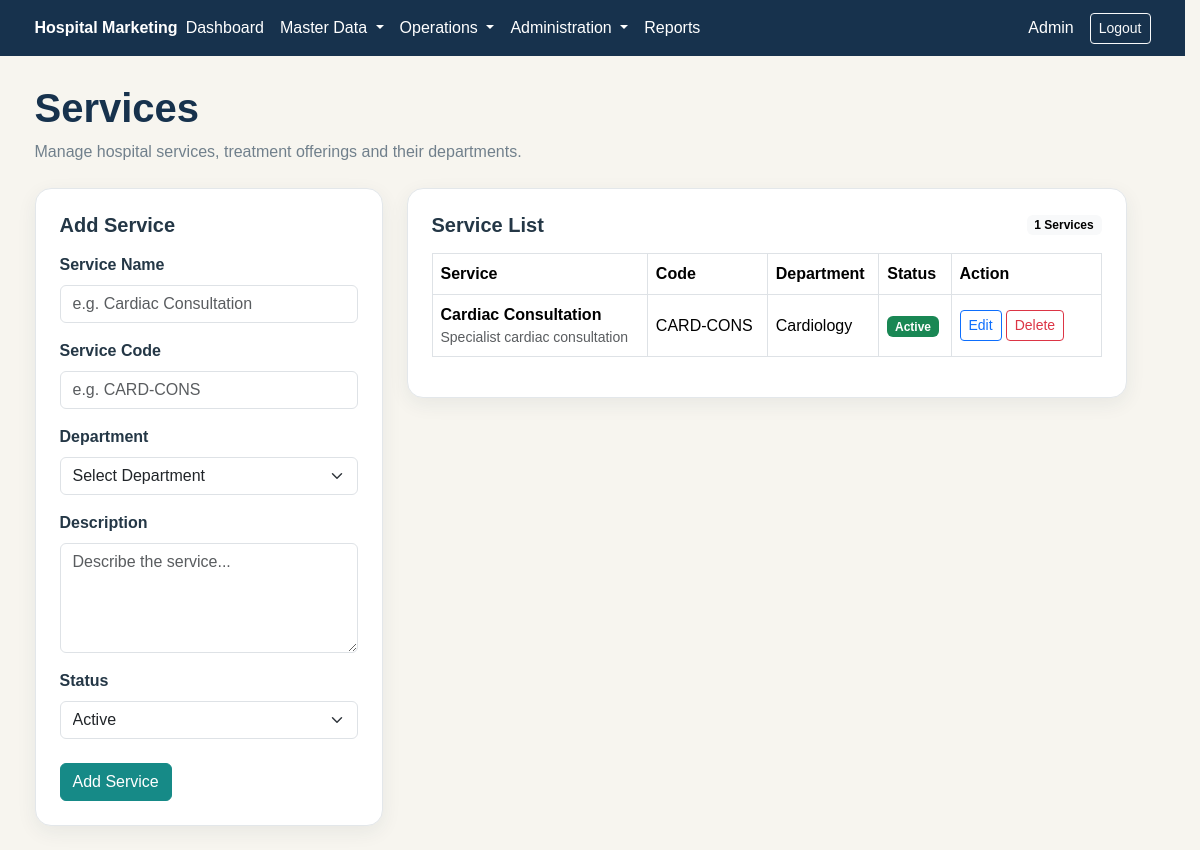
Page /admin/services/index.php (signed in) on the committed database.
### tables this page shows
CREATE TABLE `services` (
  `id` int(10) UNSIGNED NOT NULL,
  `service_name` varchar(200) NOT NULL,
  `service_code` varchar(50) DEFAULT NULL,
  `department_id` int(10) UNSIGNED DEFAULT NULL,
  `description` text DEFAULT NULL,
  `status` enum('ACTIVE','INACTIVE') NOT NULL DEFAULT 'ACTIVE',
  `created_at` timestamp NOT NULL DEFAULT current_timestamp(),
  `updated_at` timestamp NOT NULL DEFAULT current_timestamp() ON UPDATE current_timestamp()
);

CREATE TABLE `departments` (
  `id` int(10) UNSIGNED NOT NULL,
  `department_name` varchar(150) NOT NULL,
  `department_code` varchar(50) DEFAULT NULL,
  `description` text DEFAULT NULL,
  `status` enum('ACTIVE','INACTIVE') NOT NULL DEFAULT 'ACTIVE',
  `created_at` timestamp NOT NULL DEFAULT current_timestamp(),
  `updated_at` timestamp NOT NULL DEFAULT current_timestamp() ON UPDATE current_timestamp()
);

### admin/services/index.php (the view, shortened to what this page needs)
<?php
require_once __DIR__ . '/../../config/database.php';
$edit_service = null;
$stmt = $pdo->query("
    SELECT
        s.id,
        s.service_name,
        s.service_code,
        s.department_id,
        s.description,
        s.status,
        s.created_at,
        s.updated_at,
        d.department_name
    FROM services s
    LEFT JOIN departments d
        ON d.id = s.department_id
    ORDER BY s.service_name ASC
");
$services = $stmt->fetchAll();
require_once __DIR__ . '/../../includes/header.php';
?>
<main class="container py-4">
    <div class="mb-4">
        <h1 class="hm-page-title mt-1">
            Services
        </h1>
        <p class="hm-muted">
            Manage hospital services, treatment offerings and their departments.
        </p>
    </div>
    <div class="row g-4">
        <div class="col-lg-4">
            <div class="hm-card p-4">
                <h5 class="fw-bold mb-3">
                    <?php
                    echo $edit_service
                        ? 'Edit Service'
                        : 'Add Service';
                    ?>
                </h5>
                <form method="POST">
                    <div class="mb-3">
                        <label class="form-label fw-semibold">
                            Service Name
                        </label>
                        <input
                            type="text"
                            name="service_name"
                            class="form-control"
                            value="<?php
                            echo htmlspecialchars(
                                $edit_service['service_name']
                                ?? ''
                            );
                            ?>"
                            placeholder="e.g. Cardiac Consultation"
                            required
                        >
                    </div>
                    <div class="mb-3">
                        <label class="form-label fw-semibold">
                            Service Code
                        </label>
                        <input
                            type="text"
                            name="service_code"
                            class="form-control"
                            value="<?php
                            echo htmlspecialchars(
                                $edit_service['service_code']
                                ?? ''
                            );
                            ?>"
                            placeholder="e.g. CARD-CONS"
                        >
                    </div>
                    <div class="mb-3">
                        <label class="form-label fw-semibold">
                            Department
                        </label>
                        <select
                            name="department_id"
                            class="form-select"
                        >
                            <option value="">
                                Select Department
                            </option>
                        </select>
                    </div>
                    <div class="mb-3">
                        <label class="form-label fw-semibold">
                            Description
                        </label>
                        <textarea
                            name="description"
                            class="form-control"
                            rows="4"
                            placeholder="Describe the service..."
                        ><?php
                        ?></textarea>
                    </div>
                    <div class="mb-4">
                        <label class="form-label fw-semibold">
                            Status
                        </label>
                        <select
                            name="status"
                            class="form-select"
                        >
                            <option
                                value="ACTIVE"
                                <?php
                                echo (
                                    ($edit_service['status'] ?? 'ACTIVE')
                                    === 'ACTIVE'
                                )
                                    ? 'selected'
                                    : '';
                                ?>
                            >
                                Active
                            </option>
                        </select>
                    </div>
                    <div class="d-flex gap-2">
                        <button
                            type="submit"
                            class="btn btn-hm-primary"
                        >
                            <?php
                            echo $edit_service
                                ? 'Update Service'
                                : 'Add Service';
                            ?>
                        </button>
                    </div>
                </form>
            </div>
        </div>
        <div class="col-lg-8">
            <div class="hm-card p-4">
                <div
                    class="d-flex justify-content-between align-items-center mb-3"
                >
                    <h5 class="fw-bold mb-0">
                        Service List
                    </h5>
                    <span class="badge text-bg-light">
                        <?php echo count($services); ?>
                        Services
                    </span>
                </div>
                <div class="table-responsive">
                    <table
                        class="table table-bordered align-middle"
                    >
                        <thead>
                            <tr>
                                <th>
                                    Service
                                </th>
                                <th>
                                    Code
                                </th>
                                <th>
                                    Department
                                </th>
                                <th>
                                    Status
                                </th>
                                <th width="150">
                                    Action
                                </th>
                            </tr>
                        </thead>
                        <tbody>
                        <?php if (!empty($services)): ?>
                            <?php foreach (
                                $services
                                as $service
                            ): ?>
                                <tr>
                                    <td>
                                        <strong>
                                            <?php
                                            echo htmlspecialchars(
                                                $service[
                                                    'service_name'
                                                ]
                                            );
                                            ?>
                                        </strong>
                                        <?php
                                        if (
                                            !empty(
                                                $service[
                                                    'description'
                                                ]
                                            )
                                        ):
                                        ?>
                                            <div class="small text-muted">
                                                <?php
                                                echo htmlspecialchars(
                                                    $service[
                                                        'description'
                                                    ]
                                                );
                                                ?>
                                            </div>
                                        <?php endif; ?>
                                    </td>
                                    <td>
                                        <?php
                                        echo htmlspecialchars(
                                            $service[
                                                'service_code'
                                            ] ?? '-'
                                        );
                                        ?>
                                    </td>
                                    <td>
                                        <?php
                                        echo htmlspecialchars(
                                            $service[
                                                'department_name'
                                            ] ?? '-'
                                        );
                                        ?>
                                    </td>
                                    <td>
                                        <?php if (
                                            $service['status']
                                            === 'ACTIVE'
                                        ): ?>
                                            <span class="badge text-bg-success">
                                                Active
                                            </span>
                                        <?php else: ?>
                                            <span class="badge text-bg-secondary">
                                                Inactive
                                            </span>
                                        <?php endif; ?>
                                    </td>
                                    <td>
                                        <div class="d-flex gap-1">
                                            <a
                                                href="<?php echo BASE_URL; ?>/admin/services/?edit=<?php echo (int) $service['id']; ?>"
                                                class="btn btn-sm btn-outline-primary"
                                            >
                                                Edit
                                            </a>
                                            <form
                                                method="POST"
                                                onsubmit="return confirm('Delete this service?');"
                                            >
                                                <button
                                                    type="submit"
                                                    class="btn btn-sm btn-outline-danger"
                                                >
                                                    Delete
                                                </button>
                                            </form>
                                        </div>
                                    </td>
                                </tr>
                            <?php endforeach; ?>
                        <?php endif; ?>
                        </tbody>
                    </table>
                </div>
            </div>
        </div>
    </div>
</main>
<?php
require_once __DIR__ . '/../../includes/footer.php';
?>

### assets/css/style.css (style rules this page uses)
:root { --hm-navy: #17324d; --hm-teal: #168a87; --hm-gold: #b89a5a; --hm-ivory: #f7f5ef; --hm-white: #ffffff; --hm-text: #243746; --hm-muted: #71808c; --hm-border: #e3e7ea; }
body { background-color: var(--hm-ivory); color: var(--hm-text); font-family: Arial, sans-serif; margin: 0; overflow-x: hidden; }
.hm-card { background-color: var(--hm-white); border: 1px solid var(--hm-border); border-radius: 16px; box-shadow: 0 6px 20px rgba(23, 50, 77, 0.07); max-width: 100%; min-width: 0; }
.btn-hm-primary { background-color: var(--hm-teal); border-color: var(--hm-teal); color: var(--hm-white); }
.hm-page-title { color: var(--hm-navy); font-weight: 700; }
.hm-muted { color: var(--hm-muted); }
html { scrollbar-gutter: stable; }
.row { max-width: 100%; }
.table-responsive { width: 100%; max-width: 100%; }
.table-responsive table { max-width: 100%; }

### rows in the picture
services: service_name "Cardiac Consultation", description "Specialist cardiac consultation", service_code "CARD-CONS", department.department_name "Cardiology", status "Active"

### other values in the picture
$user['name'] "Admin"
count($services) "1"
